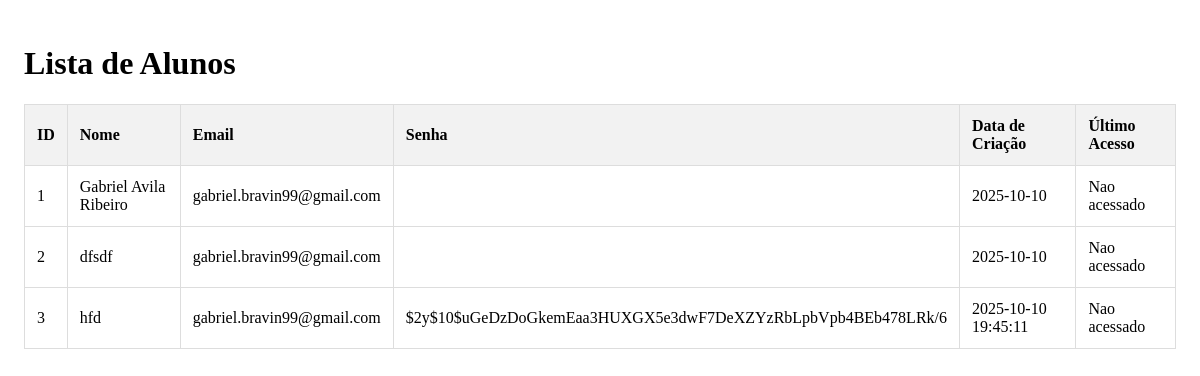
/paginaListarAlunos.php, run on an earlier commit of the app's database.
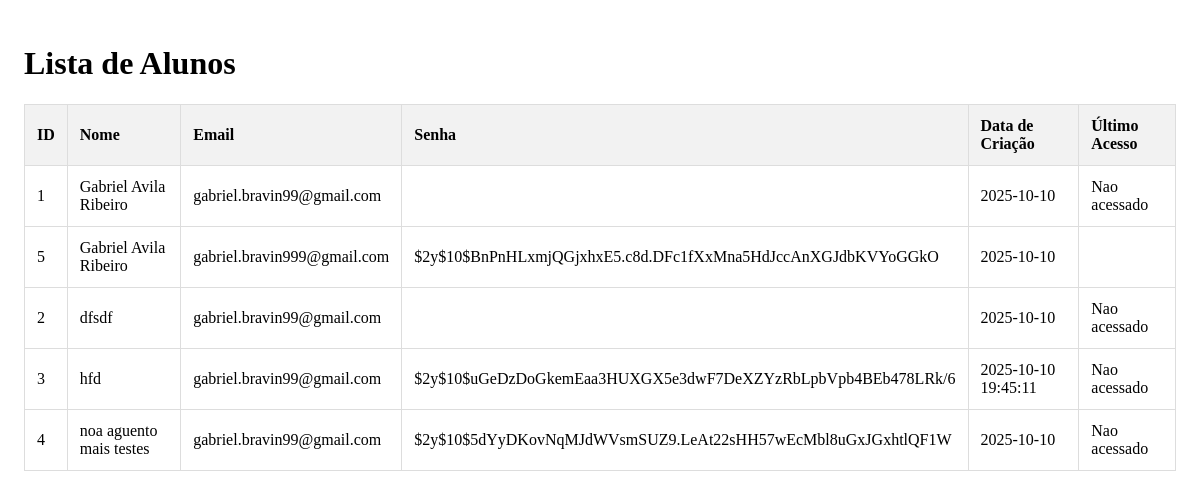
And on a later commit of the database.
### tables this page shows
CREATE TABLE usuarios (
    id INTEGER PRIMARY KEY AUTOINCREMENT,
    nome TEXT ,
    email TEXT ,
    senha TEXT ,
    data_criacao TIMESTAMP DEFAULT CURRENT_TIMESTAMP,
    data_ultimo_acesso TIMESTAMP
);

### paginaListarAlunos.php (the view, shortened to what this page needs)
<?php
try {
    $db_file = __DIR__ . '/banco.sqlite';
    $pdo = new PDO("sqlite:$db_file");
    $sql = 'SELECT nome, id, email, senha, data_criacao, data_ultimo_acesso FROM usuarios ORDER BY nome';
    $stmt = $pdo->prepare($sql);
    $stmt->execute();
    $alunos = $stmt->fetchAll(PDO::FETCH_ASSOC);
} catch (PDOException $e) {
    die("Erro ao carregar os dados dos alunos: " . $e->getMessage());
}
?>
<!DOCTYPE html>
<html lang="pt-BR">
<head>
</head>
<body>
    <h1>Lista de Alunos</h1>
    <table class="tabela-alunos">
        <thead>
            <tr>
                <th>ID</th>
                <th>Nome</th>
                <th>Email</th>
                <th>Senha</th>
                <th>Data de Criação</th>
                <th>Último Acesso</th>
            </tr>
        </thead>
        <tbody>
            <?php if (count($alunos) > 0): ?>
                <?php foreach ($alunos as $aluno): ?>
                    <tr>
                        <td><?php echo htmlspecialchars($aluno['id']); ?></td>
                        <td><?php echo htmlspecialchars($aluno['nome']); ?></td>
                        <td><?php echo htmlspecialchars($aluno['email']); ?></td>
                        <td><?php echo htmlspecialchars($aluno['senha']); ?></td>
                        <td><?php echo htmlspecialchars($aluno['data_criacao'] ?? ''); ?></td>
                        <td><?php echo htmlspecialchars($aluno['data_ultimo_acesso'] ?? ''); ?></td>
                    </tr>
                <?php endforeach; ?>
            <?php else: ?>
                <tr>
                    <td colspan="6">Nenhum aluno encontrado no banco de dados.</td>
                </tr>
            <?php endif; ?>
        </tbody>
    </table>
</body>
</html>

### paginaListarAlunos.php (style rules this page uses)
body { background-color: transparent; padding: 1rem; }
.tabela-alunos { width: 100%; border-collapse: collapse; }
.tabela-alunos th, .tabela-alunos td { border: 1px solid #ddd; padding: 12px; text-align: left; }
.tabela-alunos th { background-color: #f2f2f2; }

What changed in the data, as far as the page shows it:
added usuarios: id "5", nome "Gabriel Avila Ribeiro", email "gabriel.bravin999@gmail.com", senha "$2y$10$BnPnHLxmjQGjxhxE5.c8d.DFc1fXxMna5HdJccAnXGJdbKVYoGGkO", data_criacao "2025-10-10"
added usuarios: id "4", nome "noa aguento mais testes", email "gabriel.bravin99@gmail.com", senha "$2y$10$5dYyDKovNqMJdWVsmSUZ9.LeAt22sHH57wEcMbl8uGxJGxhtlQF1W", data_criacao "2025-10-10", data_ultimo_acesso "Nao acessado"
